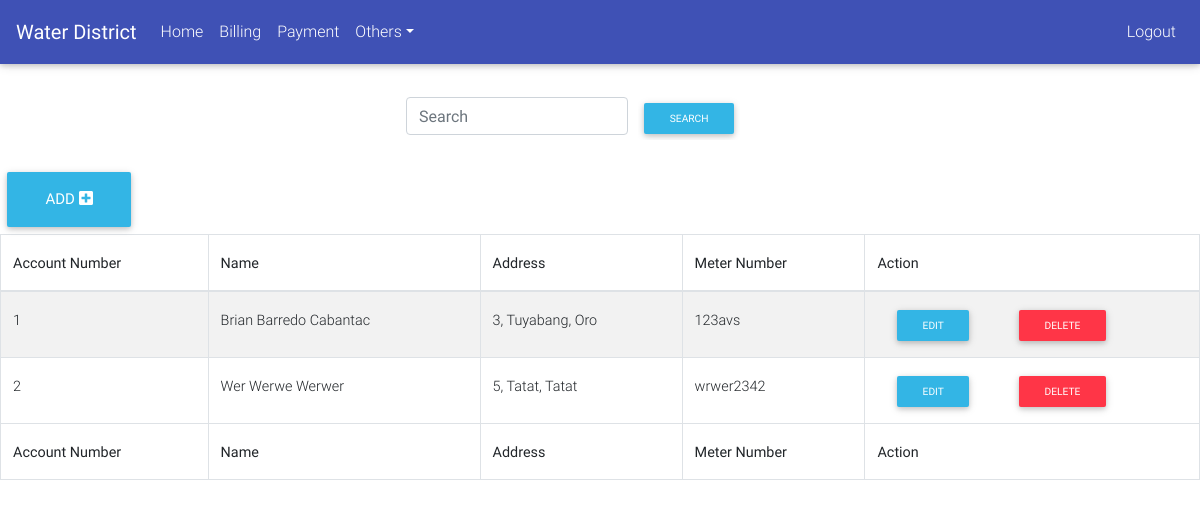
Page /home.php on the earlier database version.
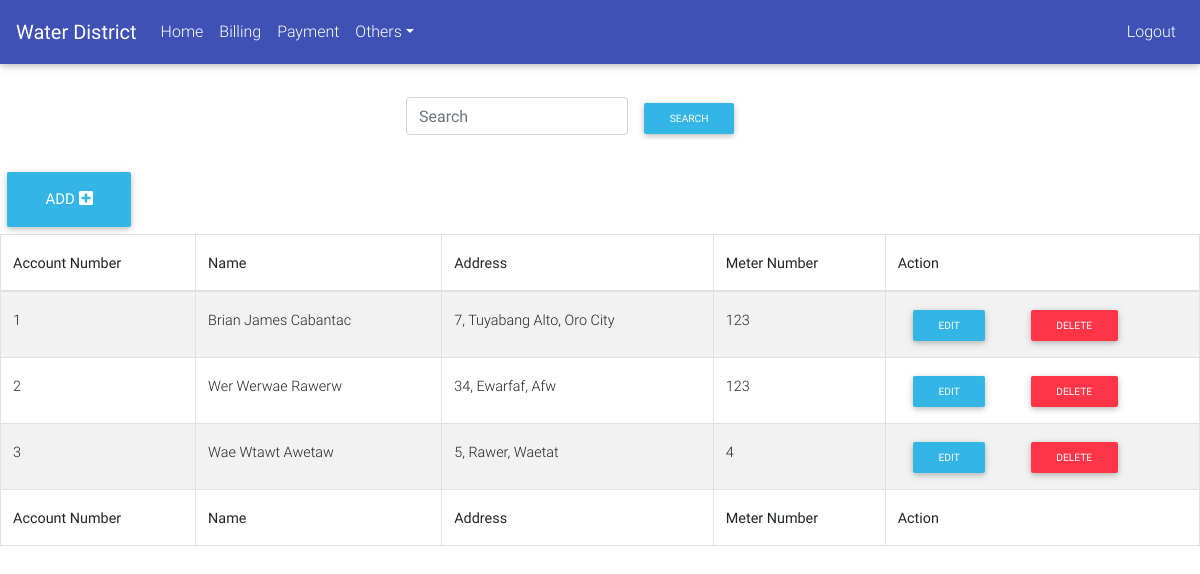
Same page on the later database version.
### tables this page shows
CREATE TABLE `consumer1` (
  `consumer_id` int(11) NOT NULL,
  `account_no` int(11) NOT NULL,
  `fname` varchar(100) NOT NULL,
  `mname` varchar(100) NOT NULL,
  `lname` varchar(100) NOT NULL,
  `bdate` date NOT NULL,
  `bplace` varchar(100) NOT NULL,
  `cstatus` varchar(100) NOT NULL,
  `cnum` varchar(100) NOT NULL,
  `occupation` varchar(100) NOT NULL,
  `momname` varchar(100) NOT NULL,
  `dadname` varchar(100) NOT NULL,
  `spousename` varchar(100) NOT NULL,
  `streetname` varchar(100) NOT NULL,
  `barangayname` varchar(100) NOT NULL,
  `cityname` varchar(100) NOT NULL,
  `resicom` varchar(100) NOT NULL,
  `pubpriv` varchar(10) NOT NULL,
  `senior` varchar(100) NOT NULL,
  `pwd` varchar(100) NOT NULL,
  `monthincome` decimal(10,0) NOT NULL,
  `dateinstalled` date NOT NULL,
  `meterbrandno` varchar(100) NOT NULL,
  `initread` varchar(100) NOT NULL
);

### home.php (the view, shortened to what this page needs)
<?php
	if(isset($_POST['search']))
	{
    	$valueToSearch = $_POST['valueToSearch'];
   		$query = "SELECT * FROM consumer1 WHERE consumer1.account_no LIKE '%$valueToSearch%' OR fname LIKE '%$valueToSearch%' ";
   		$search_result = filterTable($query);
	}
 	else {
    	$query = "SELECT * FROM `consumer1`";
    	$search_result = filterTable($query);
	}
		function filterTable($query)
	{
   		$connect = mysqli_connect("localhost", "root", "", "cwd");
    	$filter_Result = mysqli_query($connect, $query);
    	return $filter_Result;
	}
?>
<!DOCTYPE html>
<html lang="en">
<head>
  <link rel="stylesheet" href="https://use.fontawesome.com/releases/v5.7.0/css/all.css">
  <link href="css/bootstrap.css" rel="stylesheet">
  <link href="css/mdb.min.css" rel="stylesheet">
  <link href="css/style.css" rel="stylesheet">
</head>
<body>
<form method="post" action="home.php"/>
<header>
  <nav class="navbar fixed-top navbar-expand-lg navbar-dark indigo scrolling-navbar">
    <a class="navbar-brand" href="#"><strong>Water District</strong></a>
    <div class="collapse navbar-collapse" id="navbarSupportedContent">
      <ul class="navbar-nav mr-auto">
        <li class="nav-item">
          <a class="nav-link" href="home.php">Home</a>
        </li>
        <li class="nav-item">
          <a class="nav-link" href="read.php">Billing</a>
        </li>
        <li class="nav-item">
          <a class="nav-link" href="resicom.php">Payment</a>
        </li>
        <li class="nav-item dropdown">
        <a class="nav-link dropdown-toggle" id="navbarDropdownMenuLink" data-toggle="dropdown" aria-haspopup="true"
          aria-expanded="false">Others</a>
      </li>
	 </ul>
	  <div class="row">
		<div class="col-md-12">
			<ul class="navbar-nav nav-flex-icons">
			    <li class="nav-item">
					<a class="nav-link" href="index.php">Logout</a>
				</li>
			</ul>
		</div>
		</div>
    </div>
  </nav>
</header>
	<center>
	<table>
		<td>
		<div class="form-row">
			<div class="col-md-7">
				<input class="form-control mr-sm-5" type="text" name="valueToSearch" placeholder="Search" aria-label="Search">
			</div>
			<div class="col-md-5">
				<input class="btn btn-info btn-rounded btn-sm"  name="search" type="submit" value="Search">
			</div>
		</div>
	</td>
	</table>
	</center>
	<table style="float:left">
	<td>
      <a href="consumer1.php" class="btn btn-info btn-rounded btn-lg">Add<i
          class="fas fa-plus-square ml-1"></i></a>
	</td>
	</table>
	<table id="dtBasicExample" class="table table-striped table-bordered" cellspacing="0" width="100%">
    <thead>
      <tr>
        <th class="th-sm">Account Number
        </th>
        <th class="th-sm">Name
        </th>
        <th class="th-sm">Address
        </th>
        <th class="th-sm">Meter Number
        </th>
		<th class="th-sm">Action
        </th>
      </tr>
    </thead>
    <tbody>
     <?php while ($row = mysqli_fetch_array($search_result)) { ?>
		<tr>
			<td><?php echo $row['account_no']; ?></td>
			<td><?php echo ucwords($row['fname']. "  " .$row['mname']. " " .$row['lname']); ?></td>
			<td><?php echo ucwords($row['streetname'].", ".$row['barangayname'].", ".$row['cityname']); ?></td>
			<td><?php echo $row['meterbrandno']; ?></td>
			<td>
			<div class="row">
				<div class="col-md-5">
					<div class="text-center">
						<a href="edit.php?edit=<?php echo $row['account_no']; ?>" class="btn btn-info btn-rounded btn-sm buttonEdit">Edit</a>
					</div>
				</div>
				<div class="col-md-2">
					<div class="text-center">
						<a href="index.php?delete=<?php echo $row['consumer_id']; ?>" class="btn btn-danger btn-sm btn-rounded buttonDelete"/>Delete</a>
					</div>
				</div>
			</div>
			</td>
		</tr>
	<?php } ?>
    </tbody>
    <tfoot>
      <tr>
        <th>Account Number
        </th>
        <th>Name
        </th>
        <th>Address
        </th>
        <th>Meter Number
        </th>
	    <th>Action
        </th>
      </tr>
    </tfoot>
  </table>
</body>
</html>
</body>
</html>

Differences in the rows shown:
removed consumer1: account_no "2", fname+mname+lname "Wer Werwe Werwer", streetname+barangayname+cityname "5, Tatat, Tatat", meterbrandno "wrwer2342"
added consumer1: account_no "1", fname+mname+lname "Brian James Cabantac", streetname+barangayname+cityname "7, Tuyabang Alto, Oro City", meterbrandno "123"
added consumer1: account_no "2", fname+mname+lname "Wer Werwae Rawerw", streetname+barangayname+cityname "34, Ewarfaf, Afw", meterbrandno "123"
changed consumer1: account_no "1" → "3"; fname+mname+lname "Brian Barredo Cabantac" → "Wae Wtawt Awetaw"; streetname+barangayname+cityname "3, Tuyabang, Oro" → "5, Rawer, Waetat"; meterbrandno "123avs" → "4"
